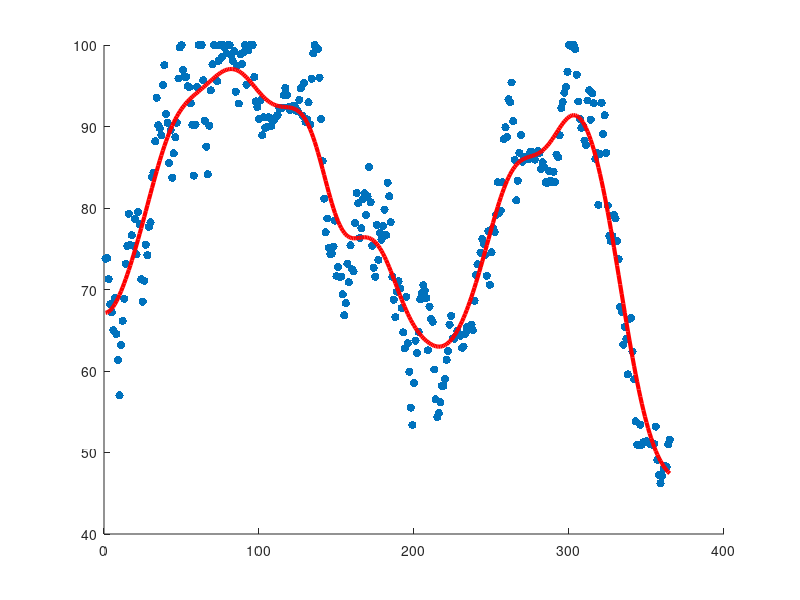

The MATLAB source for this figure:
clear all;
clc;

% loading data
x = load('x.dat');
y = load('y.dat');

% plotting data
clf;
scatter(x,y,'filled');

% data size 
m = length(x);

% adding X_0
x = [ones(m,1) x];

% initialization
tau = m*0.03;

for i=1:m
  w_i  = exp(-(x(i,2) - x(:,2)).^2 / (2*tau^2));
  w = diag(w_i);
  theta = inv(x'*w*x)*x'*w*y;
  y_pred(i) = x(i,:)*theta;
endfor

hold on;
plot(x(:,2), y_pred, 'r-', 'linewidth', 3);








